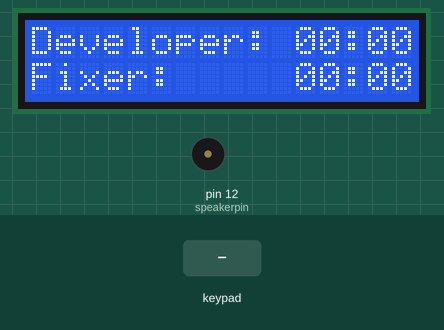
Simulated run of this sketch. Board: Arduino Mega 2560, built with avr-gcc and run on an emulated ATmega2560. On the bench: 16×2 character LCD, buzzer (waves = sounding, pin HIGH). The test bench sets the inputs (shaded band).

Above: at 1.2 s.
1.3 s: key 'l' pressed
At 1.9 s:
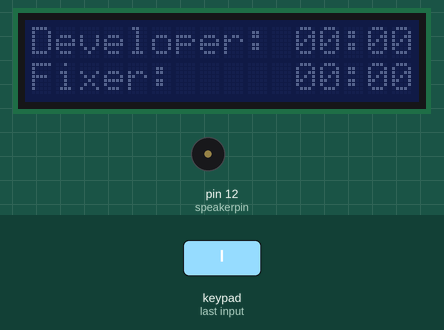
2.8 s: key 'U' pressed
At 3.2 s:
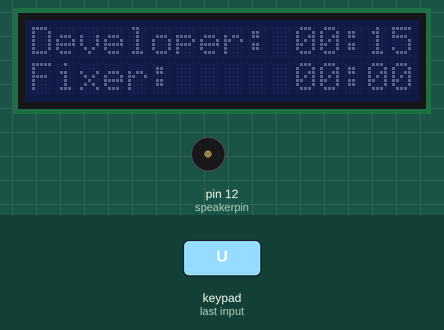
Timing chart, 0 to 5.8 s (numbered marks = the images above; inputs shaded):
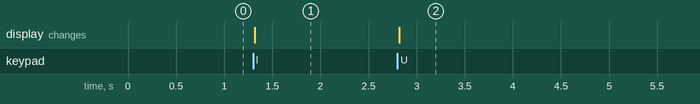

The sketch:

LabTimer.ino
```cpp
// (licence header left out)
#include <Wire.h>
#include <LiquidCrystal_I2C.h>
//configuring the pinout of the I2C-extender to the pins of the lcd
LiquidCrystal_I2C lcd(0x27, 2, 1, 0, 4, 5, 6, 7, 3, POSITIVE);  // Set the LCD I2C address
#include <Keypad.h>

//configuring the keypad
//just had an 4x4 keypad for prototypng at hand, gonna change this later
const byte ROWS = 4; //four rows
const byte COLS = 4; //three columns
//the buttons 1,2,3,4,5,6,7 are without function
// U - Setting the Development timer + 15 Sec.
// D - Setting the Development timer - 15 Sec.
// S - Start/stop the Development timer
// R - Reset the Development timer
// same chars in lowercase - do the same for the fixer timer
// l - turn the Backlight on an off
char keys[ROWS][COLS] = {
  {'U','S','u','s'},
  {'D','R','d','r'},
  {'l','1','2','3'},
  {'4','5','6','7'}
};
byte rowPins[ROWS] = {28, 26, 24, 22}; //connect to the row pinouts of the keypad
byte colPins[COLS] = {36, 34, 32, 30}; //connect to the column pinouts of the keypad

Keypad keypad = Keypad( makeKeymap(keys), rowPins, colPins, ROWS, COLS );
//times are stored in seconds
//The dev timer
int timerA = 0;
//the fix timer
int timerB = 0;
const String zero = "00:00";
int timerStartA = 0;
int timerStartB = 0;
bool timerRunsA = false;
bool timerRunsB = false;
long stime;
bool backlight = true;
//pin used for the piezzo-speaker
byte speakerpin = 12;

void setup() {
  //Initializing stuff on the display
  Serial.begin(9600);
  lcd.begin(16,2);
  lcd.backlight();
  lcd.setCursor(0,0);
  lcd.print("Developer:");
  lcd.setCursor(0,1);
  lcd.print("Fixer:");
  for (int i = 0; i <= 2; i++){
    lcd.setCursor(11,i);
    lcd.print(zero);
  }
  pinMode(speakerpin, OUTPUT);
}

//this method udates the times on the Display accoding to the actual values
void updateTimerDisplay(){
  int timer;
  for (byte row = 0; row <= 1; row++){
    if (row ==  0) timer = timerA;
    else timer = timerB;
    int minutes = timer / 60;
    int seconds = timer % 60;
    lcd.setCursor(11,row);
    if (minutes < 10){
      lcd.print('0');
      lcd.setCursor(12,row);
    }
    lcd.print(minutes);
    lcd.setCursor(14,row);
    if (seconds < 10){
      lcd.print('0');
      lcd.setCursor(15,row);
    }
    lcd.print(seconds);
   }
}

void toggleBacklight(){
  if (backlight == true){
    lcd.noBacklight();
    backlight = false;
  }
  else{
    lcd.backlight();
    backlight = true;
  }
}

void timerReset(char timer){
  if (timer == 'a'){
    timerRunsA = false;
    timerA = timerStartA;
  }
  else if (timer == 'b'){
    timerRunsB = false;
    timerB = timerStartB;
  }
}


void loop() {
  //on every iteration of the main loop, check if a button was pressed and perform certain actions
  char key = keypad.getKey();
  if (key != NO_KEY){
    if (timerRunsA == false){
      //setting up the dev timer
      switch (key){
        case 'U':
        timerStartA = (timerStartA + 15) % 6000; //%6000, so there is a maximum of 99:59 to count down.
        timerA = timerStartA;
        break;
        case 'D':
        if (timerStartA > 15) timerStartA -= 15;
        else timerStartA = 0;
        timerA = timerStartA;
        break;
        default:
        break;
      }
    }
    if (timerRunsB == false){
      //setting up the fix timer
      switch (key){
        case 'u':
        timerStartB = (timerStartB + 15) % 6000;
        timerB = timerStartB;
        break;
        case 'd':
        if (timerStartB > 15) timerStartB -= 15;
        else timerStartB = 0;
        timerB = timerStartB;
        break;
        default:
        break;
      }
    }
    switch (key){
      //buttons, that work at any time:
      //Start/stop/reset a timer; toggeling backlight
      case 'S':
      if (timerRunsA == true) timerRunsA = false;
      else timerRunsA = true;
      break;
      case 'R':
      timerReset('a');
      break;
      case 's':
      if (timerRunsB == true) timerRunsB = false;
      else timerRunsB = true;
      break;
      case 'r':
      timerReset('b');
      break;
      case 'l':
      toggleBacklight();
      break;
      default:
      break;
    }
  }
//Do the actual countdown timer

//Still need to implement the sounds here
if ((millis() - stime) / 1000 >= 1){
  stime = millis();
  if (timerRunsA == true){
    timerA--;
    if (timerA <= 10){
      if (timerA == 0){
        tone(speakerpin,880,500);
      }
      else if (timerA <=3){
        tone(speakerpin,440, 200);
      }
      else{
        tone(speakerpin,330, 200);
      }
    }
    else if((timerA % 30) == 0){
      int beeps = timerA / 30;
      for (int i = 0; i < beeps; i++){
        tone(speakerpin,300, 80);
        delay(160);
      }
    }
  }
  if (timerRunsB == true){
    timerB--;
    if (timerB == ((timerStartB * 2) / 3)) tone(speakerpin, 220, 500);
    else if (timerB == 0){
      for (int i = 1; i <=4; i++){
        tone(speakerpin, i * 180, 40);
        delay(40);
      }
    }
  }
}

if (timerA <= 0) timerReset('a');
if (timerB <= 0) timerReset('b');

updateTimerDisplay();


 // delay(10);
}
```

Measured:
- after the input at 1.3 s, the display: changes at once (image 1)
- after the input at 2.8 s, the display: changes at once (image 2)
